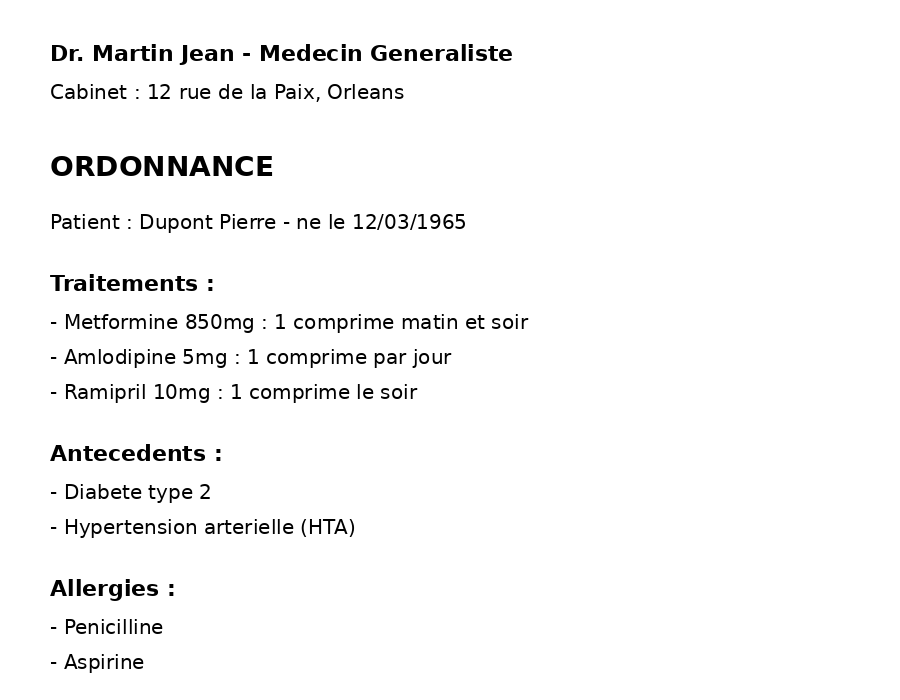
#> input picture data/raw/test_ordonnance.png, 900 x 700 px
$ python -i preprocessor.py   (imports and definitions only)   (older library calls are emulated)
#> lines starting #> are read from the running program, lines starting #| are printed output that depends on the picture; after the words box and inside, x2 and y2 are one past the last pixel; in counts of white or black regions, pixels touching at a corner belong together
import cv2
import numpy as np
import math
from pathlib import Path


class Preprocessor:
    """
    Module de prétraitement des images médicales scannées.
    Améliore la qualité avant OCR.
    """

    def __init__(self, output_dir: str = "data/processed"):
        self.output_dir = Path(output_dir)
        self.output_dir.mkdir(parents=True, exist_ok=True)

    def load_image(self, image_path: str) -> np.ndarray:
#> called with image_path = '../data/raw/test_ordonnance.png'
        image = cv2.imread(image_path)
#> image is the input picture: shape (700, 900, 3); min 0, max 255, mean 247.3
        if image is None:
            raise ValueError(f"Impossible de charger l'image : {image_path}")
        return image

    def to_grayscale(self, image: np.ndarray) -> np.ndarray:
        return cv2.cvtColor(image, cv2.COLOR_BGR2GRAY)

    def denoise(self, image: np.ndarray) -> np.ndarray:
        """Supprime le bruit tout en préservant les détails du texte."""
        return cv2.fastNlMeansDenoising(image, h=10, searchWindowSize=21)

    def correct_skew(self, image: np.ndarray) -> np.ndarray:
        """
        Redresse uniquement si l'inclinaison est significative.
        Détecte l'angle réel avant de corriger.
        """
        edges = cv2.Canny(image, 50, 150, apertureSize=3)
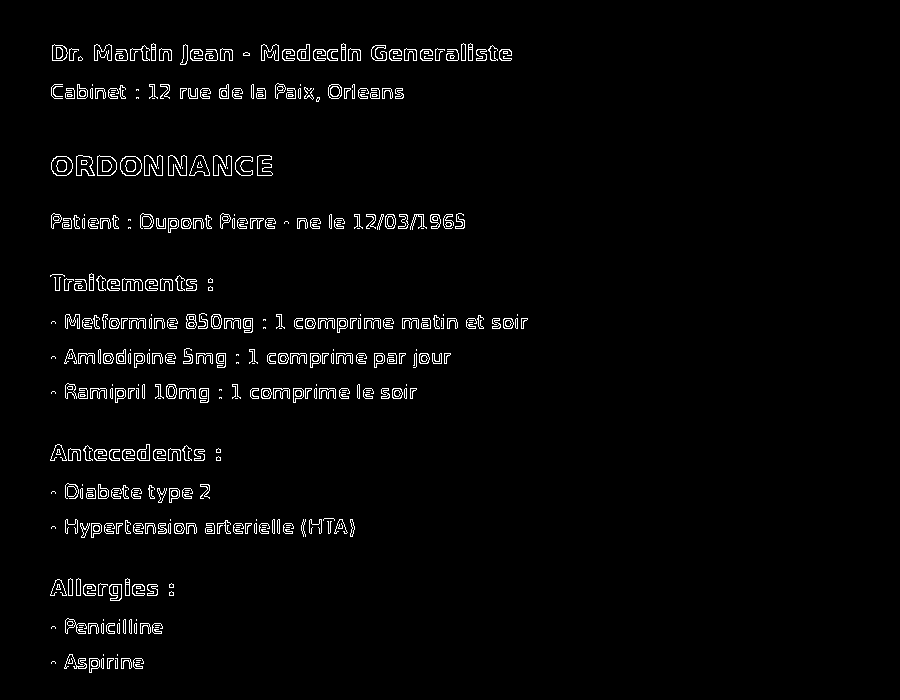
#> edges: shape (700, 900); 2.5% white in thin lines or dots, all inside (x1, y1, x2, y2) = (50, 43, 528, 673)
        lines = cv2.HoughLinesP(
            edges, 1, np.pi / 180,
            threshold=100,
            minLineLength=100,
            maxLineGap=10
        )
#> lines = 51 rows, first 6: [94, 60, 232, 60], [65, 318, 252, 318], [391, 49, 509, 49], [52, 228, 274, 228], [66, 328, 284, 328], [294, 320, 526, 320]

        if lines is None:
            return image

        angles = []
        for line in lines:
            x1, y1, x2, y2 = line[0]
            if x2 - x1 != 0:
                angle = np.degrees(np.arctan2(y2 - y1, x2 - x1))
                if abs(angle) < 45:
                    angles.append(angle)
#> this loop made 51 passes
#> (x1, y1, x2, y2, angle) on passes 1 to 12: (94, 60, 232, 60, 0), (65, 318, 252, 318, 0), (391, 49, 509, 49, 0), (52, 228, 274, 228, 0), (66, 328, 284, 328, 0), (294, 320, 526, 320, 0), (372, 58, 511, 58, 0), (269, 353, 450, 353, 0), (261, 51, 511, 51, 0), (54, 98, 319, 98, 0), (269, 363, 401, 363, 0), (252, 388, 416, 388, 0)
#> after the loop, angles = 51 values, max 1.05 at index 36, min -0.535 at index 49, mean 0.0624

        if not angles:
            return image

        median_angle = np.median(angles)
#> median_angle = 0

        if abs(median_angle) < 0.5:
            return image

        if abs(median_angle) > 15:
            return image

        h, w = image.shape
        center = (w // 2, h // 2)
        M = cv2.getRotationMatrix2D(center, median_angle, 1.0)
        return cv2.warpAffine(
            image, M, (w, h),
            flags=cv2.INTER_CUBIC,
            borderMode=cv2.BORDER_REPLICATE
        )

    def enhance_contrast(self, image: np.ndarray) -> np.ndarray:
        """Améliore le contraste avec CLAHE."""
        clahe = cv2.createCLAHE(clipLimit=2.0, tileGridSize=(8, 8))
        return clahe.apply(image)

    def binarize(self, image: np.ndarray) -> np.ndarray:
        """Binarisation adaptative pour documents très dégradés."""
        return cv2.adaptiveThreshold(
            image, 255,
            cv2.ADAPTIVE_THRESH_GAUSSIAN_C,
            cv2.THRESH_BINARY, 11, 2
        )

    def compute_quality_score(self, image: np.ndarray) -> float:
        """
        Variance du Laplacien normalisée logarithmiquement.
        Métrique académique standard pour mesurer la netteté.

        Interprétation :
        0.0 - 0.3 : image très floue ou dégradée
        0.3 - 0.6 : qualité moyenne
        0.6 - 1.0 : bonne qualité pour OCR
        """
        laplacian_var = cv2.Laplacian(image, cv2.CV_64F).var()
#> laplacian_var = 2835.2
        if laplacian_var <= 0:
            return 0.0
        # Normalisation logarithmique — plus robuste que /500
        score = math.log10(laplacian_var + 1) / math.log10(1001)
#> score = 1.15
        return round(min(score, 1.0), 3)

    def process(self, image_path: str) -> dict:
        """
        Pipeline complet de prétraitement.
        Retourne l'image traitée + score de qualité.
        """
        image = self.load_image(image_path)
        gray = self.to_grayscale(image)
        denoised = self.denoise(gray)
        straightened = self.correct_skew(denoised)
        enhanced = self.enhance_contrast(straightened)
        quality_score = self.compute_quality_score(enhanced)
#> quality_score = 1

        # Binarisation uniquement si qualité insuffisante
        if quality_score < 0.5:
            final = self.binarize(enhanced)
        else:
            final = enhanced

        output_path = self.output_dir / f"processed_{Path(image_path).name}"
        cv2.imwrite(str(output_path), final)

        return {
            "processed_image": final,
            "processed_path": str(output_path),
            "quality_score": quality_score,
            "needs_llm_fallback": quality_score < 0.3
        }

>>> result = Preprocessor().process('../data/raw/test_ordonnance.png')
#> result = 4 items
